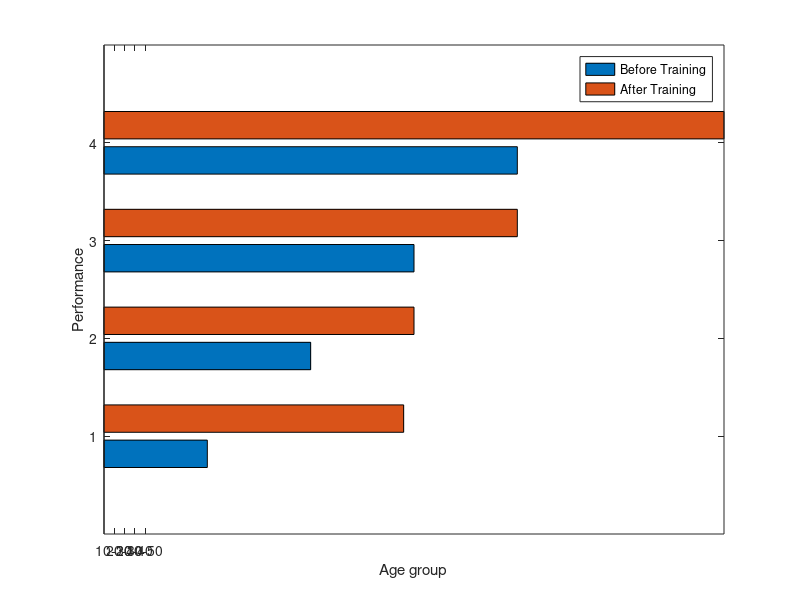

The MATLAB script that drew this image:
clc;
clear;

a = [10,29;20,30 ;30,40;40,60];
%bar(a);% barh(a)
barh(a);
xticks(1:4);
xticklabels({'10-20','20-30','30-40','40-50'});
legend('Before Training','After Training');
xlabel('Age group');
ylabel('Performance');